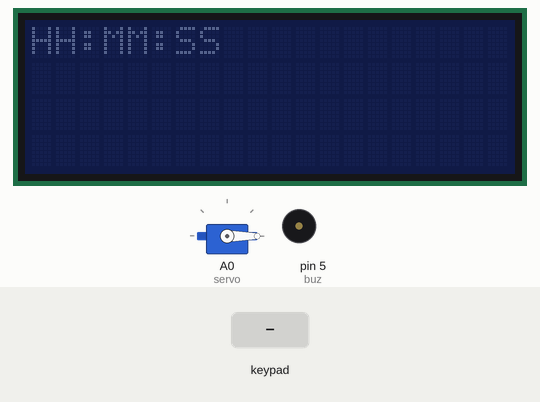
Bench run of a sketch on a simulated Arduino Uno, built with avr-gcc and run on an emulated ATmega328P. Parts: servo, 20×4 character LCD, buzzer (waves = sounding, pin HIGH). The inputs (shaded band) are chosen by the test bench. What the sketch prints to the serial monitor is not drawn.

Above: at 1.7 s.
1.8 s: keypad keys 1 0 1 1 1 2 4 D pressed 0.4 s apart
At 5.3 s:
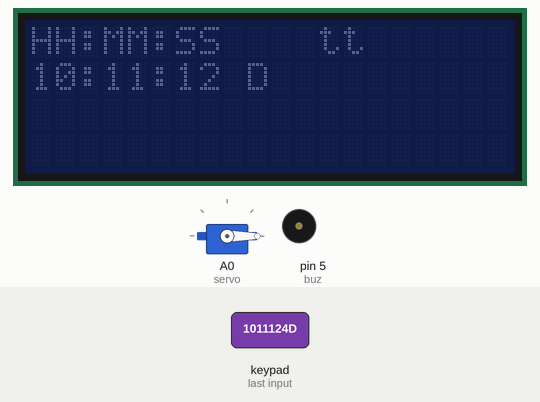
8.0 s: key 'D' pressed
At 10.3 s:
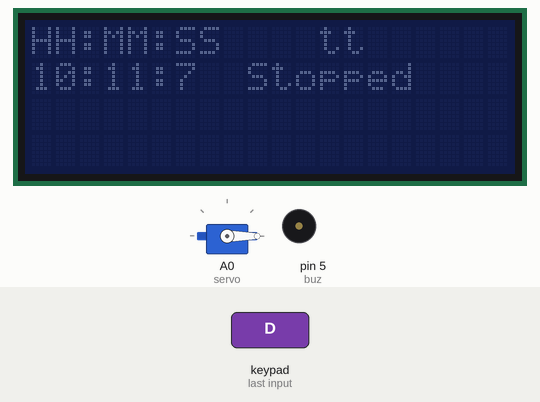
11.0 s: key 'C' pressed
At 11.6 s:
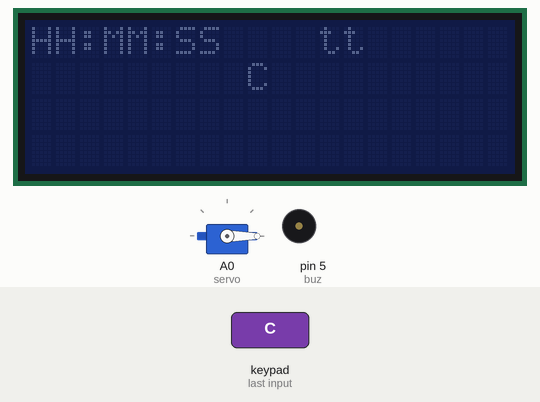
12.5 s: key 'D' pressed
At 14.3 s:
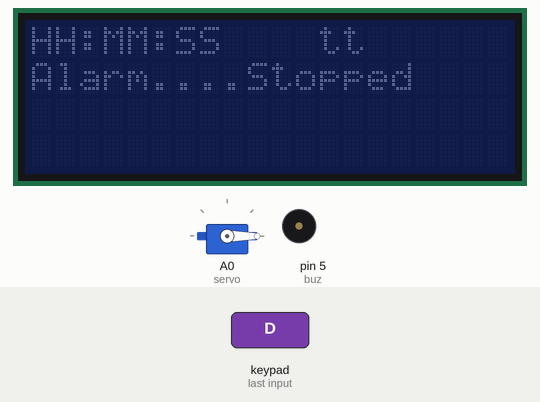
15.5 s: keypad keys 6 7 8 9 pressed 0.4 s apart
At 17.6 s:
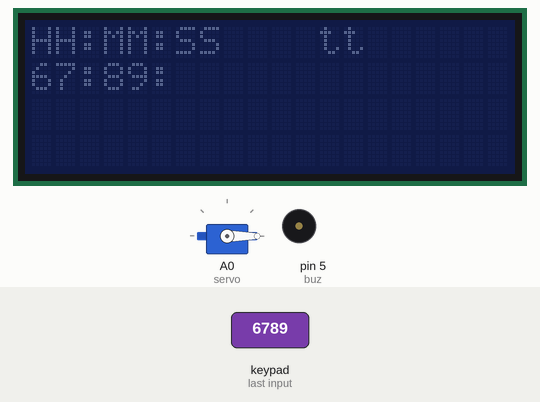
Timing chart, 0 to 19.1 s (numbered marks = the images above; inputs shaded):
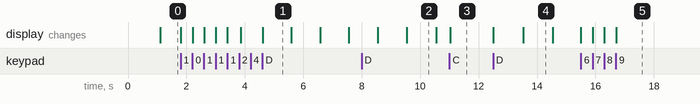

The sketch:

timer_code5_mine4.ino
```cpp
#include <LiquidCrystal_I2C.h>
LiquidCrystal_I2C lcd(0x27,20,4);
#include <Keypad.h>
#include <Servo.h>

Servo servo;

const byte ROWS = 4; // Four rows
const byte COLS = 4; // Four columns


char keys[ROWS][COLS] = {

  {'1','2','3','A'},

  {'4','5','6','B'},

  {'7','8','9','C'},

  {'*','0','#','D'}

};

byte rowPins[ROWS] = { 6, 7, 8, 9 };// Connect keypad ROW0, ROW1, ROW2 and ROW3 to these Arduino pins
byte colPins[COLS] = { 10, 11, 12, 4 };// Connect keypad COL0, COL1 and COL2 to t

Keypad kpd = Keypad( makeKeymap(keys), rowPins, colPins, ROWS, COLS );

 bool start = false;
 bool end = false;
 bool input = false;
 bool dont_contenu = false;
 char key;
 String keyss;
 int num;
 int curser=0;
 int HH, MM, SSS;

 int buz = 5;
 unsigned long mms, mms1;

 bool switch_bl = false;

void setup() {
  // put your setup code here, to run once:
  servo.attach(A0);
  servo.write(0);  //125

  lcd.init();
  lcd.setCursor(1, 0);
  lcd.print("3omar.hs");
  lcd.setCursor(0, 1);
  lcd.print(".......");
  lcd.noBacklight();
  Serial.begin(9600);
//Serial.println(servo.read());
  pinMode(buz, OUTPUT);
}

void loop() {
  // put your main code here, to run repeatedly:
  delay(1000);
  dont_contenu = false;
  lcd.setCursor(0, 1);
  lcd.print("                   ");

  if(input == false){

    dont_contenu = false;
    HH = first_digit();
    Serial.println(HH);
    lcd.setCursor(curser, 1);
    lcd.print(":");
    curser++;

    if((MM == NULL)&&(dont_contenu == false)){
    MM = first_digit();
    Serial.println(MM);
    lcd.setCursor(curser, 1);
    lcd.print(":");
    curser++;
    }

    if((SSS == NULL)&&(dont_contenu == false)){
    SSS = first_digit();
    Serial.println(SSS);
    lcd.setCursor(curser, 1);
    curser++;
    }

    if(dont_contenu == false){
    printt();
    input = true;
    }
  }

  if(input == true){
    key = kpd.getKey();

    while(key != 'D'){
      key = kpd.getKey();

      if(key == 'C'){
        start = false;
        input = false;
        end = false;
        HH = 0;
        MM = 0;
        SSS = 0;
        lcd.setCursor(0, 1);
        lcd.print("                  ");
        lcd.setCursor(9, 1);
        lcd.print("C");
        Serial.println("C");
        curser=0;
        break;
      }

      if(key == 'B'){
        switch_backlight();
      }
    }

//    if(key == 'C'){
//      input = false;
//      HH = 0;
//      MM = 0;
//      SSS = 0;
//      lcd.setCursor(0, 1);
//      lcd.print("                  ");
//      lcd.setCursor(9, 1);
//      lcd.print("C");
//      Serial.println("C");
//    }

    if(key == 'D'){
      lcd.setCursor(9, 1);
      lcd.print("D");
      Serial.println("D");
      start = true;
      input = false;
      key = '.';
    }
  }

  while(start == true){
    delay(935);  //add to get more slower..
    if(SSS<2){
      if(MM != 0){
        MM -= 1;
        SSS = 60;
      }

      if((MM == 0)&&(HH != 0)){
        HH -= 1;
        MM = 60;
      }

      if((MM == 0)&&(HH == 0)&&(SSS == 0)){
      start = false;
      end = true;
      }
    }
    SSS--;
    curser=0;
    lcd.setCursor(9, 1);
    lcd.print(" ");
    lcd.setCursor(11, 0);
    lcd.print("    ");

    printt();


    ///////////////////////////////////////////////////////////////pressed D while cutdown started..//////////////////////////////////////////////////////
    if(key == 'D'){
      lcd.setCursor(9, 1);
      lcd.print("Stopped");
      Serial.println("Stopped");
      HH = 0;
      MM = 0;
      SSS = 0;
      start = false;
      input = false;
      end = false;
    }

    key = kpd.getKey();
    if(key == 'B'){
      switch_backlight();
    }
  }

  if(end == true){
    dont_contenu = false;
    mms = millis();
    while(millis() <= mms+30000){
        key = kpd.getKey();
        if(key == 'D'){
          start = false;
          input = false;
          end = false;
          dont_contenu = true;
          break;
        }
        mms1 = millis();
        while(millis() <= mms1+200){
          key = kpd.getKey();
          if(key == 'D'){
          start = false;
          input = false;
          end = false;
          dont_contenu = true;
          break;
        }
          digitalWrite(buz, HIGH);
        }

        mms1 = millis();
        while(millis() <= mms1+100){
          key = kpd.getKey();
          if(key == 'D'){
          start = false;
          input = false;
          end = false;
          dont_contenu = true;
          break;
        }
          digitalWrite(buz, LOW);
        }

        if(key == 'B'){
          switch_backlight();
        }
        if(key == 'D'){
          start = false;
          input = false;
          end = false;
          dont_contenu = true;
          break;
        }
    }
    if(dont_contenu == false){
      for(int i =0; i < 90; i++) //When servo is a position 0, servo will rotate to 180 degrees (half rotation)
      {   servo.write(i);
          delay(15);
      }
      lcd.setCursor(0, 1);
      lcd.print("finished..");
      lcd.setCursor(11, 0);
      lcd.print("    ");
      mms1 = millis();
          while(millis() <= mms1+1700)
          ;
      for(int i = 90; i > 0; i--) //When servo is a position 180, servo will rotate to 0 degrees (beginning position)
      {
          servo.write(i);
          delay(3);
      }
      //delay(2000);
    }
  }
}

int first_digit(){
  keyss = "";
  lcd.setCursor(0, 0);
  lcd.print("HH:MM:SS ");
  lcd.setCursor(0, 1);
  while(keyss.length() < 2){
    key = kpd.getKey();
    if((key == '0')||(key == '1')||(key == '2')||(key == '3')||(key == '4')||(key == '5')||(key == '6')||(key == '7')||(key == '8')||(key == '9')){
      keyss += key;
      lcd.setCursor(curser, 1);
      lcd.print(key);
      curser++;
    }
    if(key == 'D'){
      lcd.setCursor(9, 1);
      lcd.print("D");
      Serial.println("D");
//      keyss = 2;
      if(HH == NULL){
        HH = 00;
      }
      if(MM == NULL){
        MM = 00;
      }
      if(SSS == NULL){
        SSS = 00;
      }
      start = true;
      input = false;
      if(keyss == NULL){
        keyss = "00";
      }
      num = keyss.toInt();
      return num;
    }
    if(key == 'C'){
        start = false;
        input = false;
        end = false;
        HH = NULL;
        MM = NULL;
        SSS = NULL;
        lcd.setCursor(0, 1);
        lcd.print("                  ");
        lcd.setCursor(9, 1);
        lcd.print("C");
        Serial.println("C");
        curser=0;
        keyss = "";
        dont_contenu = true;
      }
    if(key == 'B'){
      switch_backlight();
    }
  }
  //Serial.println(keyss);
  num = keyss.toInt();
  Serial.print("num: ");
  Serial.println(num);
  return num;
}

void printt(){

  lcd.setCursor(0, 1);
  lcd.print("                  ");
  lcd.setCursor(0, 0);
  lcd.print("HH:MM:SS    tt");
  lcd.setCursor(0, 1);
  lcd.print(HH);
  lcd.setCursor(2, 1);
  lcd.print(":");
  lcd.setCursor(3, 1);
  lcd.print(MM);
  lcd.setCursor(5, 1);
  lcd.print(":");
  lcd.setCursor(6, 1);
  lcd.print(SSS);
  if(SSS == -1){
    lcd.setCursor(0, 1);
    lcd.print("                  ");
    lcd.setCursor(0, 1);
    lcd.print("Alarm....");
  }
}

void switch_backlight(){
  if(switch_bl == true){
    lcd.backlight();
    switch_bl = false;
  }
  else if(switch_bl == false){
    lcd.noBacklight();
    switch_bl = true;
  }
}

//void loop(){}
```

Measured:
- after the input at 1.8 s, the display: first changes at once (image 1 shows a later state)
- after the input at 8.0 s, the display: first differs from a run without the input after 1.5 s (image 2)
- after the input at 11.0 s, the display: changes at once (image 3)
- after the input at 12.5 s, the display: first changes at once (image 4 shows a later state)
- after the input at 15.5 s, the display: first changes at once (image 5 shows a later state)
- what the display in image 1 shows lasts 1.0 s, from 4.6 s to 5.6 s
